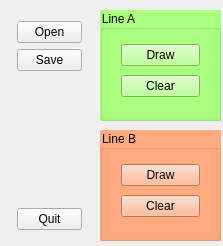
<?xml version="1.0" encoding="UTF-8"?>
<ui version="4.0">
 <class>ControlPainel_qtClass</class>
 <widget class="QWidget" name="ControlPainel_qtClass">
  <property name="geometry">
   <rect>
    <x>0</x>
    <y>0</y>
    <width>223</width>
    <height>246</height>
   </rect>
  </property>
  <property name="windowTitle">
   <string>ControlPainel_qt</string>
  </property>
  <widget class="QGroupBox" name="groupBox">
   <property name="geometry">
    <rect>
     <x>100</x>
     <y>10</y>
     <width>121</width>
     <height>111</height>
    </rect>
   </property>
   <property name="styleSheet">
    <string notr="true">background:rgb(170, 255, 127)</string>
   </property>
   <property name="title">
    <string>Line A</string>
   </property>
   <widget class="QWidget" name="verticalLayoutWidget_2">
    <property name="geometry">
     <rect>
      <x>10</x>
      <y>20</y>
      <width>101</width>
      <height>81</height>
     </rect>
    </property>
    <layout class="QVBoxLayout" name="verticalLayout_2">
     <item>
      <widget class="QPushButton" name="buttonDrawLineA">
       <property name="text">
        <string>Draw</string>
       </property>
       <property name="flat">
        <bool>false</bool>
       </property>
      </widget>
     </item>
     <item>
      <widget class="QPushButton" name="buttonClearLineA">
       <property name="text">
        <string>Clear</string>
       </property>
      </widget>
     </item>
    </layout>
   </widget>
  </widget>
  <widget class="QGroupBox" name="groupBox_2">
   <property name="geometry">
    <rect>
     <x>100</x>
     <y>130</y>
     <width>121</width>
     <height>111</height>
    </rect>
   </property>
   <property name="styleSheet">
    <string notr="true">background: rgb(255, 170, 127)</string>
   </property>
   <property name="title">
    <string>Line B</string>
   </property>
   <widget class="QWidget" name="verticalLayoutWidget_3">
    <property name="geometry">
     <rect>
      <x>10</x>
      <y>20</y>
      <width>101</width>
      <height>81</height>
     </rect>
    </property>
    <layout class="QVBoxLayout" name="verticalLayout_5">
     <item>
      <widget class="QPushButton" name="buttonDrawLineB">
       <property name="text">
        <string>Draw</string>
       </property>
       <property name="flat">
        <bool>false</bool>
       </property>
      </widget>
     </item>
     <item>
      <widget class="QPushButton" name="buttonClearLineB">
       <property name="text">
        <string>Clear</string>
       </property>
      </widget>
     </item>
    </layout>
   </widget>
  </widget>
  <widget class="QWidget" name="verticalLayoutWidget">
   <property name="geometry">
    <rect>
     <x>6</x>
     <y>10</y>
     <width>87</width>
     <height>231</height>
    </rect>
   </property>
   <layout class="QVBoxLayout" name="verticalLayout">
    <item>
     <widget class="QPushButton" name="buttonOpen">
      <property name="text">
       <string>Open</string>
      </property>
     </widget>
    </item>
    <item>
     <widget class="QPushButton" name="buttonSave">
      <property name="text">
       <string>Save</string>
      </property>
     </widget>
    </item>
    <item>
     <spacer name="verticalSpacer">
      <property name="orientation">
       <enum>Qt::Vertical</enum>
      </property>
      <property name="sizeHint" stdset="0">
       <size>
        <width>20</width>
        <height>40</height>
       </size>
      </property>
     </spacer>
    </item>
    <item>
     <widget class="QPushButton" name="buttonQuit">
      <property name="text">
       <string>Quit</string>
      </property>
     </widget>
    </item>
   </layout>
  </widget>
 </widget>
 <layoutdefault spacing="6" margin="11"/>
 <resources/>
 <connections/>
</ui>
